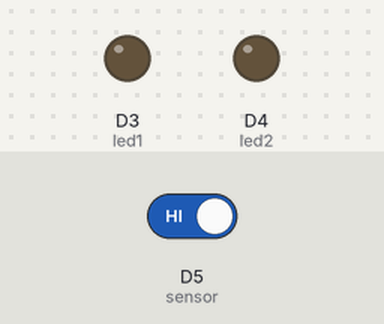
This sketch was run on a simulated Particle Photon. Shown: output pins drawn as LEDs (lit = HIGH). The test bench sets the inputs (shaded band); at power-on: D5 (sensor) HIGH. What the sketch prints to the serial monitor is not drawn.

Above: at 1.2 s.
1.3 s: D5 (sensor) driven LOW
At 2.1 s:
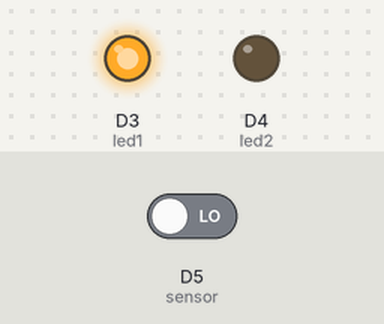
2.8 s: D5 (sensor) driven HIGH
At 3.2 s:
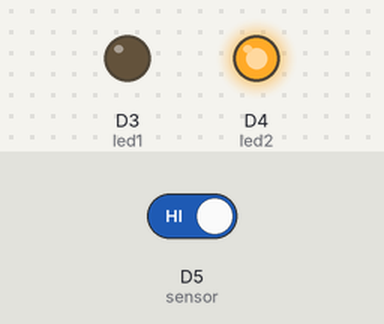
Timing chart, 0 to 5.8 s (numbered marks = the images above; inputs shaded):
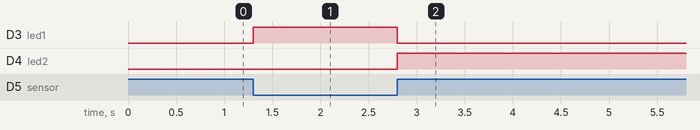

Measured:
- after the input at 1.3 s, D3 (led1): LOW → HIGH at once
- after the input at 2.8 s, D3 (led1): HIGH → LOW at once; D4 (led2): LOW → HIGH at once

The sketch:

IR-sensor.ino
```cpp
int led1 = 3;
int led2 = 4;
int sensor = 5;
int state;
int i = 0;
int j;
void setup() {
  // put your setup code here, to run once:
  pinMode(led1, OUTPUT);
  pinMode(led2, OUTPUT);
  pinMode(sensor, INPUT);
  Serial.begin(9600);

}

void loop() {
  // put your main code here, to run repeatedly:
 digitalWrite(led1, 0);
 digitalWrite(led2, 0);
  state = digitalRead(sensor);
  j = digitalRead(sensor);
  Serial.println(state);
  if (state == 0) {
    while (i == 0) {
      state = digitalRead(sensor);
      if (state == 0){
        digitalWrite(led1, 1);
        digitalWrite(led2, 0);
        Serial.println(state);
      }
      else {
        digitalWrite(led1, 0);
        digitalWrite(led2, 1);
        Serial.println(state);
      }
    }
  }

}
```
